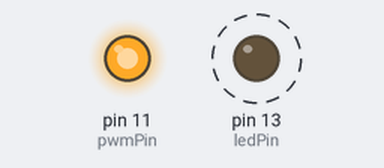
A sketch run on a simulated Arduino Uno, built with avr-gcc and run on an emulated ATmega328P. Shown: output pins drawn as LEDs (lit = HIGH). Dashed ring = blinking.

Above: at 0.05 s.
At 1.85 s:
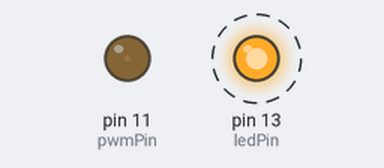
Timing chart, 0 to 4.6 s (numbered marks = the images above):
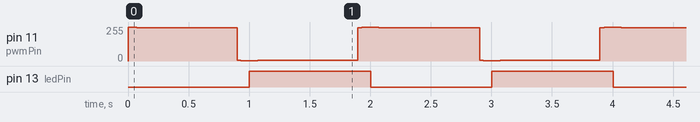

Measured:
- by itself, pin 13 (ledPin): alternates HIGH for 1.0 s and LOW for 1.0 s

The sketch:

3_fade2LEDsIndependantly.ino
```cpp
/* Control 3 LEDS!

 >> Created by Theverant. Public domain, feel the love. Changes to original code noted with ʇ

 */

// constants won't change. Used here to
// set pin numbers:
const int ledPin = 13; // the number of the LED pin
const int pwmPin = 11; // ʇ the number of the PMW LED pin
int brightness = 0; // ʇ how bright the LED is


int periode = 2000; // ʇ period of PWM fading in and out

// Variables will change:
int ledState = LOW; // ledState used to set the LED

long previousMillis = 0; // will store last time LED was updated

// the follow variables is a long because the time, measured in miliseconds,
// will quickly become a bigger number than can be stored in an int.
long interval = 1000; // interval at which to blink (milliseconds)
long pwmTime = 0; // ʇ pwm timer
int value; // ʇ holder value for pwm value

void setup() {
  // set the digital pin as output:
  pinMode(ledPin, OUTPUT);
  pinMode(pwmPin, OUTPUT); // ʇ added pin
}

void loop()
{
  // here is where you'd put code that needs to be running all the time.
  // check to see if it's time to blink the LED; that is, if the
  // difference between the current time and last time you blinked
  // the LED is bigger than the interval at which you want to
  // blink the LED.
  unsigned long currentMillis = millis();

  if(currentMillis - previousMillis > interval) {
    // save the last time you blinked the LED
    previousMillis = currentMillis;

    // if the LED is off turn it on and vice-versa:
    if (ledState == LOW)
      ledState = HIGH;
    else
      ledState = LOW;

    // set the LED with the ledState of the variable:
    digitalWrite(ledPin, ledState);
  }
 pwmTime = millis();
 value = 128+127*cos(2*PI/periode*pwmTime);

 analogWrite(pwmPin, value); // sets the value (range from 0 to 255)

  }
```
